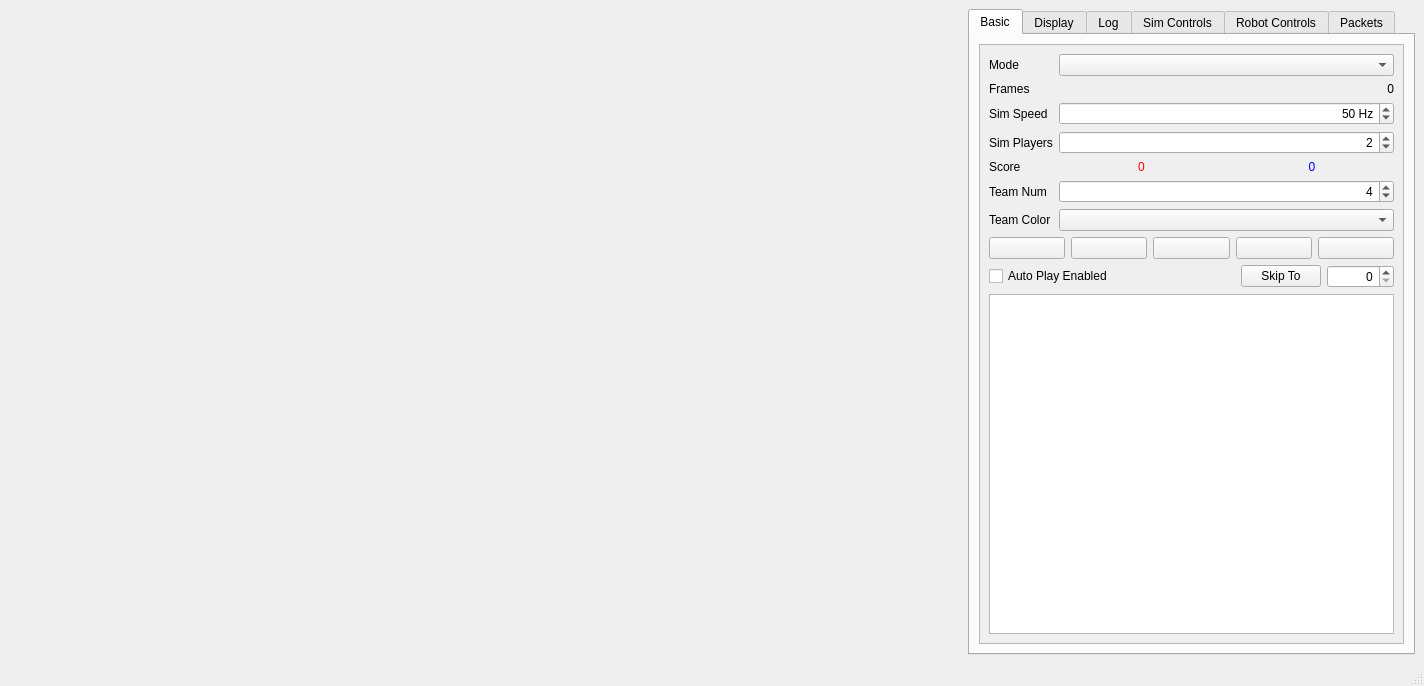
<?xml version="1.0" encoding="UTF-8"?>
<ui version="4.0">
 <class>WorldWindow</class>
 <widget class="QMainWindow" name="WorldWindow">
  <property name="geometry">
   <rect>
    <x>0</x>
    <y>0</y>
    <width>1424</width>
    <height>686</height>
   </rect>
  </property>
  <property name="windowTitle">
   <string>World Window</string>
  </property>
  <widget class="QWidget" name="centralwidget">
   <layout class="QGridLayout" name="gridLayout">
    <item row="0" column="1">
     <widget class="QTabWidget" name="tabWidget">
      <property name="sizePolicy">
       <sizepolicy hsizetype="Fixed" vsizetype="Expanding">
        <horstretch>0</horstretch>
        <verstretch>0</verstretch>
       </sizepolicy>
      </property>
      <property name="minimumSize">
       <size>
        <width>0</width>
        <height>0</height>
       </size>
      </property>
      <property name="currentIndex">
       <number>0</number>
      </property>
      <widget class="QWidget" name="tab">
       <attribute name="title">
        <string>Basic</string>
       </attribute>
       <layout class="QGridLayout" name="gridLayout_3">
        <item row="0" column="0">
         <widget class="QScrollArea" name="scrollArea">
          <property name="widgetResizable">
           <bool>true</bool>
          </property>
          <widget class="QWidget" name="scrollAreaWidgetContents">
           <property name="geometry">
            <rect>
             <x>0</x>
             <y>0</y>
             <width>423</width>
             <height>568</height>
            </rect>
           </property>
           <layout class="QGridLayout" name="gridLayout_6">
            <item row="0" column="0">
             <layout class="QFormLayout" name="formLayout">
              <property name="fieldGrowthPolicy">
               <enum>QFormLayout::AllNonFixedFieldsGrow</enum>
              </property>
              <item row="0" column="0">
               <widget class="QLabel" name="label">
                <property name="text">
                 <string>Mode</string>
                </property>
               </widget>
              </item>
              <item row="0" column="1">
               <widget class="QComboBox" name="modeBox"/>
              </item>
              <item row="1" column="0">
               <widget class="QLabel" name="label_2">
                <property name="text">
                 <string>Frames</string>
                </property>
               </widget>
              </item>
              <item row="1" column="1">
               <widget class="QLabel" name="frames">
                <property name="text">
                 <string>0</string>
                </property>
                <property name="alignment">
                 <set>Qt::AlignRight|Qt::AlignTrailing|Qt::AlignVCenter</set>
                </property>
               </widget>
              </item>
              <item row="2" column="0">
               <widget class="QLabel" name="label_3">
                <property name="text">
                 <string>Sim Speed</string>
                </property>
               </widget>
              </item>
              <item row="2" column="1">
               <widget class="QDoubleSpinBox" name="speedBox">
                <property name="alignment">
                 <set>Qt::AlignRight|Qt::AlignTrailing|Qt::AlignVCenter</set>
                </property>
                <property name="suffix">
                 <string> Hz</string>
                </property>
                <property name="decimals">
                 <number>0</number>
                </property>
                <property name="maximum">
                 <double>10000.000000000000000</double>
                </property>
                <property name="value">
                 <double>50.000000000000000</double>
                </property>
               </widget>
              </item>
              <item row="3" column="0">
               <widget class="QLabel" name="label_6">
                <property name="text">
                 <string>Sim Players</string>
                </property>
               </widget>
              </item>
              <item row="3" column="1">
               <widget class="QSpinBox" name="playersBox">
                <property name="alignment">
                 <set>Qt::AlignRight|Qt::AlignTrailing|Qt::AlignVCenter</set>
                </property>
                <property name="minimum">
                 <number>1</number>
                </property>
                <property name="maximum">
                 <number>10</number>
                </property>
                <property name="value">
                 <number>2</number>
                </property>
               </widget>
              </item>
              <item row="4" column="0">
               <widget class="QLabel" name="label_4">
                <property name="text">
                 <string>Score</string>
                </property>
               </widget>
              </item>
              <item row="4" column="1">
               <layout class="QHBoxLayout" name="horizontalLayout_2">
                <item>
                 <widget class="QLabel" name="redScore">
                  <property name="styleSheet">
                   <string notr="true">color: red;</string>
                  </property>
                  <property name="text">
                   <string>0</string>
                  </property>
                  <property name="alignment">
                   <set>Qt::AlignCenter</set>
                  </property>
                 </widget>
                </item>
                <item>
                 <widget class="QLabel" name="blueScore">
                  <property name="styleSheet">
                   <string notr="true">color: blue;</string>
                  </property>
                  <property name="text">
                   <string>0</string>
                  </property>
                  <property name="alignment">
                   <set>Qt::AlignCenter</set>
                  </property>
                 </widget>
                </item>
               </layout>
              </item>
              <item row="5" column="0">
               <widget class="QLabel" name="label_5">
                <property name="text">
                 <string>Team Num</string>
                </property>
               </widget>
              </item>
              <item row="5" column="1">
               <widget class="QSpinBox" name="teamNumberBox">
                <property name="alignment">
                 <set>Qt::AlignRight|Qt::AlignTrailing|Qt::AlignVCenter</set>
                </property>
                <property name="value">
                 <number>4</number>
                </property>
               </widget>
              </item>
              <item row="6" column="0">
               <widget class="QLabel" name="label_7">
                <property name="text">
                 <string>Team Color</string>
                </property>
               </widget>
              </item>
              <item row="6" column="1">
               <widget class="QComboBox" name="teamColorBox"/>
              </item>
             </layout>
            </item>
            <item row="1" column="0">
             <layout class="QGridLayout" name="gridLayout_4">
              <item row="1" column="2">
               <widget class="QPushButton" name="pauseButton">
                <property name="text">
                 <string/>
                </property>
                <property name="icon">
                 <iconset resource="Resources.qrc">
                  <normaloff>:/images/pause.png</normaloff>:/images/pause.png</iconset>
                </property>
               </widget>
              </item>
              <item row="1" column="1">
               <widget class="QPushButton" name="restartButton">
                <property name="text">
                 <string/>
                </property>
                <property name="icon">
                 <iconset resource="Resources.qrc">
                  <normaloff>:/images/restart.png</normaloff>:/images/restart.png</iconset>
                </property>
               </widget>
              </item>
              <item row="1" column="3">
               <widget class="QPushButton" name="playButton">
                <property name="text">
                 <string/>
                </property>
                <property name="icon">
                 <iconset resource="Resources.qrc">
                  <normaloff>:/images/play.png</normaloff>:/images/play.png</iconset>
                </property>
               </widget>
              </item>
              <item row="1" column="4">
               <widget class="QPushButton" name="forwardButton">
                <property name="text">
                 <string/>
                </property>
                <property name="icon">
                 <iconset resource="Resources.qrc">
                  <normaloff>:/images/forward.png</normaloff>:/images/forward.png</iconset>
                </property>
               </widget>
              </item>
              <item row="1" column="0">
               <widget class="QPushButton" name="backButton">
                <property name="text">
                 <string/>
                </property>
                <property name="icon">
                 <iconset resource="Resources.qrc">
                  <normaloff>:/images/back.png</normaloff>:/images/back.png</iconset>
                </property>
               </widget>
              </item>
             </layout>
            </item>
            <item row="2" column="0">
             <layout class="QHBoxLayout" name="horizontalLayout">
              <item>
               <widget class="QCheckBox" name="autoplayBox">
                <property name="text">
                 <string>Auto Play Enabled</string>
                </property>
               </widget>
              </item>
              <item>
               <spacer name="horizontalSpacer">
                <property name="orientation">
                 <enum>Qt::Horizontal</enum>
                </property>
                <property name="sizeHint" stdset="0">
                 <size>
                  <width>40</width>
                  <height>20</height>
                 </size>
                </property>
               </spacer>
              </item>
              <item>
               <widget class="QPushButton" name="skipButton">
                <property name="text">
                 <string>Skip To</string>
                </property>
               </widget>
              </item>
              <item>
               <widget class="QSpinBox" name="skipBox">
                <property name="alignment">
                 <set>Qt::AlignRight|Qt::AlignTrailing|Qt::AlignVCenter</set>
                </property>
                <property name="maximum">
                 <number>100000</number>
                </property>
               </widget>
              </item>
             </layout>
            </item>
            <item row="3" column="0">
             <widget class="QTextEdit" name="simText"/>
            </item>
           </layout>
          </widget>
         </widget>
        </item>
       </layout>
      </widget>
      <widget class="QWidget" name="tab_2">
       <attribute name="title">
        <string>Display</string>
       </attribute>
       <layout class="QGridLayout" name="gridLayout_2">
        <item row="0" column="0">
         <widget class="QScrollArea" name="scrollArea_2">
          <property name="widgetResizable">
           <bool>true</bool>
          </property>
          <widget class="QWidget" name="scrollAreaWidgetContents_2">
           <property name="geometry">
            <rect>
             <x>0</x>
             <y>0</y>
             <width>423</width>
             <height>568</height>
            </rect>
           </property>
           <layout class="QGridLayout" name="gridLayout_5">
            <item row="0" column="0">
             <layout class="QVBoxLayout" name="displayOptionLayout"/>
            </item>
           </layout>
          </widget>
         </widget>
        </item>
       </layout>
      </widget>
      <widget class="QWidget" name="tab_6">
       <attribute name="title">
        <string>Log</string>
       </attribute>
       <layout class="QGridLayout" name="gridLayout_10">
        <item row="0" column="0">
         <widget class="LogWidget" name="logWidget" native="true"/>
        </item>
       </layout>
      </widget>
      <widget class="QWidget" name="tab_3">
       <attribute name="title">
        <string>Sim Controls</string>
       </attribute>
       <layout class="QGridLayout" name="gridLayout_7">
        <item row="0" column="0">
         <widget class="SimControlWidget" name="simControl" native="true"/>
        </item>
       </layout>
      </widget>
      <widget class="QWidget" name="tab_4">
       <attribute name="title">
        <string>Robot Controls</string>
       </attribute>
       <layout class="QGridLayout" name="gridLayout_8">
        <item row="0" column="0">
         <widget class="RobotControllerWidget" name="widget" native="true">
          <property name="minimumSize">
           <size>
            <width>425</width>
            <height>300</height>
           </size>
          </property>
         </widget>
        </item>
        <item row="1" column="0">
         <spacer name="verticalSpacer">
          <property name="orientation">
           <enum>Qt::Vertical</enum>
          </property>
          <property name="sizeHint" stdset="0">
           <size>
            <width>20</width>
            <height>40</height>
           </size>
          </property>
         </spacer>
        </item>
       </layout>
      </widget>
      <widget class="QWidget" name="tab_5">
       <attribute name="title">
        <string>Packets</string>
       </attribute>
       <layout class="QGridLayout" name="gridLayout_9">
        <item row="0" column="0">
         <widget class="TeamPacketWidget" name="teamPackets" native="true">
          <property name="minimumSize">
           <size>
            <width>425</width>
            <height>300</height>
           </size>
          </property>
         </widget>
        </item>
       </layout>
      </widget>
     </widget>
    </item>
    <item row="0" column="0">
     <widget class="WorldGLWidget" name="world" native="true">
      <property name="minimumSize">
       <size>
        <width>800</width>
        <height>600</height>
       </size>
      </property>
      <property name="focusPolicy">
       <enum>Qt::ClickFocus</enum>
      </property>
     </widget>
    </item>
   </layout>
  </widget>
  <widget class="QMenuBar" name="menubar">
   <property name="geometry">
    <rect>
     <x>0</x>
     <y>0</y>
     <width>1424</width>
     <height>25</height>
    </rect>
   </property>
  </widget>
  <widget class="QStatusBar" name="statusbar"/>
 </widget>
 <customwidgets>
  <customwidget>
   <class>WorldGLWidget</class>
   <extends>QWidget</extends>
   <header>WorldGLWidget.h</header>
   <container>1</container>
  </customwidget>
  <customwidget>
   <class>SimControlWidget</class>
   <extends>QWidget</extends>
   <header>SimControlWidget.h</header>
   <container>1</container>
  </customwidget>
  <customwidget>
   <class>RobotControllerWidget</class>
   <extends>QWidget</extends>
   <header>RobotControllerWidget.h</header>
   <container>1</container>
  </customwidget>
  <customwidget>
   <class>TeamPacketWidget</class>
   <extends>QWidget</extends>
   <header>TeamPacketWidget.h</header>
   <container>1</container>
  </customwidget>
  <customwidget>
   <class>LogWidget</class>
   <extends>QWidget</extends>
   <header>LogWidget.h</header>
   <container>1</container>
  </customwidget>
 </customwidgets>
 <resources>
  <include location="Resources.qrc"/>
 </resources>
 <connections/>
</ui>
